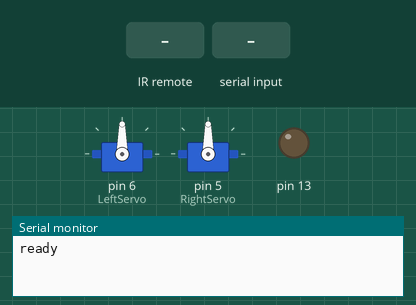
Simulated run of this sketch. Board: Arduino Uno, built with avr-gcc and run on an emulated ATmega328P. On the bench: 2 × servo, output pins drawn as LEDs (lit = HIGH), the last lines printed to the serial monitor. The test bench sets the inputs (shaded band).

Above: at 1.2 s.
1.3 s: infrared code 0xFDA05F received
At 2.2 s:
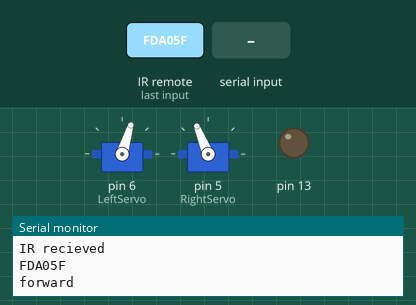
2.8 s: "l\n" received over Serial
At 3.4 s:
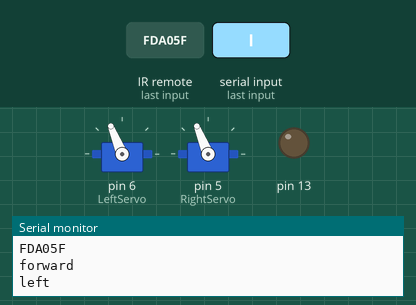
4.3 s: infrared code 0xFD50AF received
At 5.5 s:
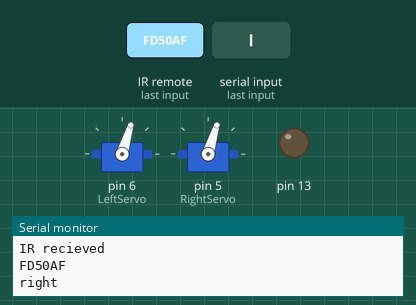
5.8 s: infrared code 0xFDB04F received
At 6.8 s:
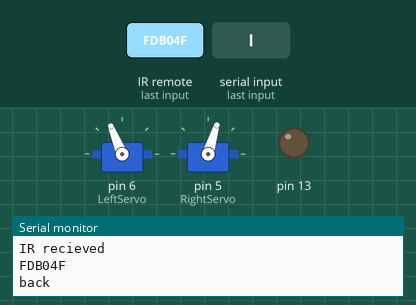
7.3 s: "s\n" received over Serial
At 8.0 s:
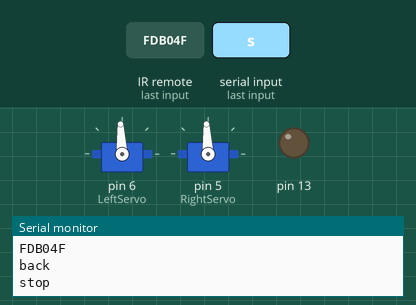
8.8 s: "r\n" received over Serial
At 9.1 s:
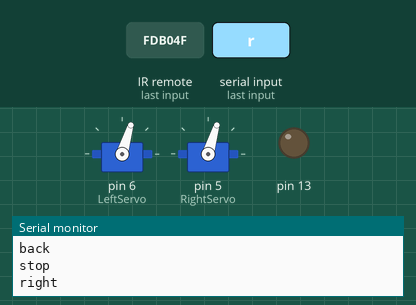
Timing chart, 0 to 11.3 s (numbered marks = the images above; inputs shaded):
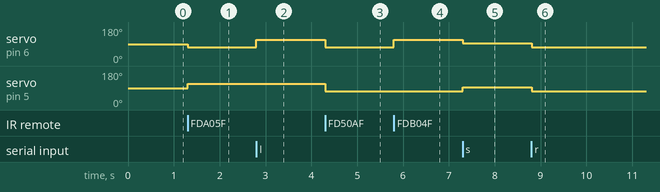

The sketch:

AndroidRobotIR.ino
```cpp
#include <Servo.h>
#include <IRremote.h>

Servo LeftServo;
Servo RightServo;

int StopValue = 1500;
int ClockWise = 1300;
int CounterClockWise = 1700;
IRrecv irrecv(9);
decode_results results;

void setup()
{
  irrecv.enableIRIn();
  pinMode(13, OUTPUT);
  LeftServo.attach(6);
  RightServo.attach(5);
  Serial.begin(9600);
  Serial.println("ready");
}

void loop()
{
  ReadIR();
  while (Serial.available()) {
    TakeAction(Serial.readStringUntil('\n'));
  }


}


void ReadIR()
{
  if (irrecv.decode(&results)) {
    Serial.println("IR recieved");
    Blink(true);
    Serial.println(results.value, HEX);
    storeCode(results.value);
    irrecv.resume();
    Blink(false);
  }
}

//void storeCode(decode_results *results)
void storeCode(int results)
{
  //results->value, HEX
  switch (results)
  {
    case 0xFDA05F:
      Forward();
      break;

    case 0xFD10EF:
      TurnLelf();
      break;

    case 0xFD50AF:
      TurnRight();
      break;

    case 0xFDB04F:
      Back();
      break;

    case 0xFD906F:
      StopAction();
      break;


    default:
    break;
  }

}


void Blink(bool value)
{
  digitalWrite(13, value);
}

void TakeAction(String action)
{

  switch (action[0])
  {
    case 'l':
      TurnLelf();
      break;
    case 'r':
      TurnRight();
      break;
    case 's':
      StopAction();
      break;
    default:
      Serial.println("nothing");
  }
}

void Forward()
{
  Serial.println("forward");
  LeftServo.writeMicroseconds(ClockWise);
  RightServo.writeMicroseconds(CounterClockWise);
}

void Back()
{
  Serial.println("back");

  LeftServo.writeMicroseconds(CounterClockWise);
  RightServo.writeMicroseconds(ClockWise);
}

void TurnRight()
{
  Serial.println("right");
  LeftServo.writeMicroseconds(ClockWise);
  RightServo.writeMicroseconds(ClockWise);
}

void TurnLelf()
{
  Serial.println("left");
  LeftServo.writeMicroseconds(CounterClockWise);
  RightServo.writeMicroseconds(CounterClockWise);
}

void StopAction()
{
  Serial.println("stop");
  LeftServo.writeMicroseconds(StopValue);
  RightServo.writeMicroseconds(StopValue);
}
```

Measured:
- after the input at 1.3 s, servo on pin 6 (LeftServo): 90° → 73° at once; servo on pin 5 (RightServo): 90° → 112° at once
- after the input at 2.8 s, servo on pin 6 (LeftServo): 73° → 112° at once
- after the input at 4.3 s, servo on pin 6 (LeftServo), servo on pin 5 (RightServo): 112° → 73° at once
- after the input at 5.8 s, servo on pin 6 (LeftServo): 73° → 112° at once
- after the input at 7.3 s, servo on pin 6 (LeftServo): 112° → 93° at once; servo on pin 5 (RightServo): 73° → 93° at once
- after the input at 8.8 s, servo on pin 6 (LeftServo), servo on pin 5 (RightServo): 93° → 73° at once
